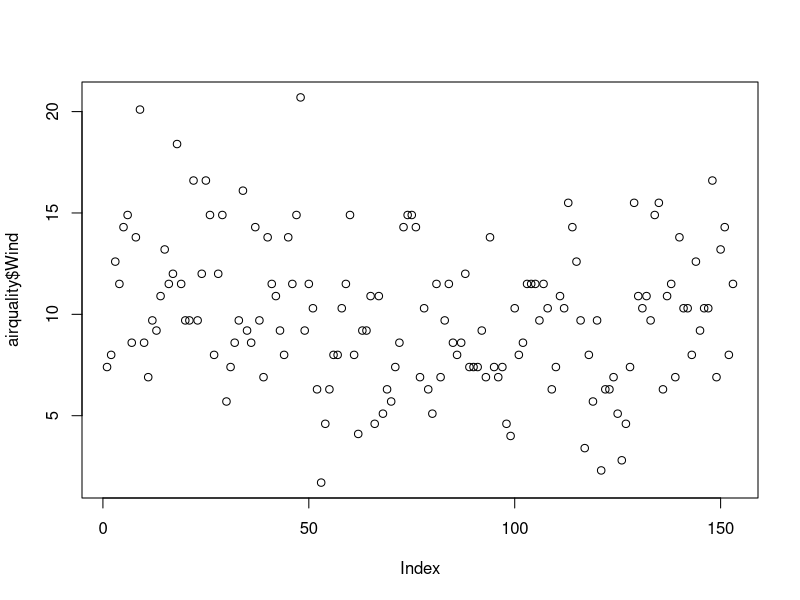
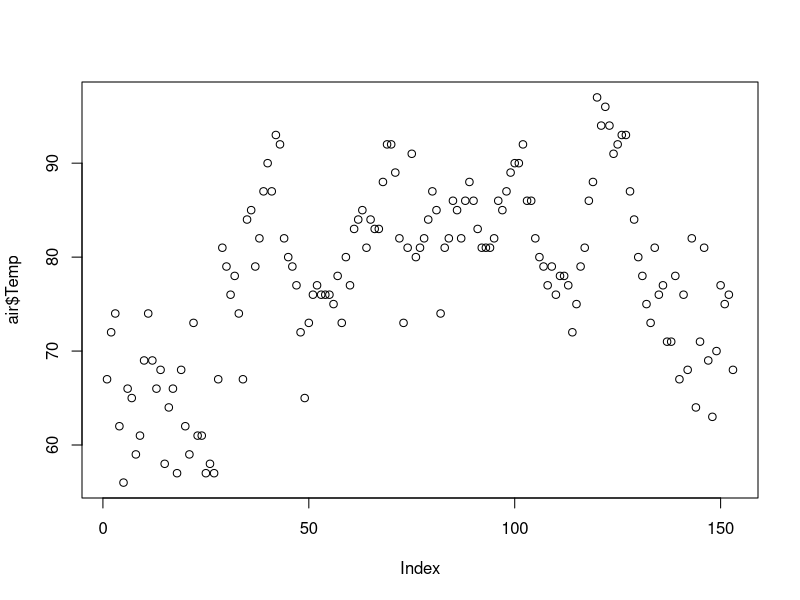

These figures' R source, in order: (Note: this script raises an error after producing the figures.)
1+1
f<-data.frame(2,"a")
## 1
air<- datasets::airquality
air[,2:4]
air[5,c(2,4)]
air$Wind
summary(air)
summary(air$wind)
#plot(airquality$Wind)
plot(airquality$Wind)
plot(air$Temp)
plot(air$Temp,air$Solar.R,air$Ozone,type="p")
plot(air$Ozone ,air$Temp , type = "p")
plot(air$Ozone, xlab = 'concentration of water',ylab = 'depth of water',type = "l",col=('red'))
barplot(air$Ozone ,main = "ozone air", xlab = "concentation" ,ylab = 'depth ' , col = "red" , horiz = F, axes = T )
hist(air$Ozone,col = "blue")        
hist(air$Solar.R, main = "solar",xlab = "earth" ,ylab = "sky",col = "red")
boxplot(air$Ozone)
boxplot(air$Wind)
boxplot(air$Wind,air$Ozone ,col = c("red","blue"), main ="combine")
boxplot(air[,1:4])
boxplot(air[2:20,1:3])
hist(air[5,4])
barplot(air[,4])
par(mfrow = c(4,4),mar=c(2,2,3,3), las=0, bty="o")
plot(air$Ozone)
plot(air$Solar.R,air$Ozone)
plot(air$Ozone,type = 'l')
plot(air$Wind,type = 'p')
barplot(air$Ozone,xlab = "concentration",ylab = "depth",col = "red")
boxplot(air$Ozone)
hist(air$Ozone)
sd(air$Ozone,na.rm = T)
var(air$Wind)
var(air$Wind ,na.rm = F)
var(air$Wind ,na.rm = T)
skewness(air$Temp)
kurtosis(air$Solar.R ,na.rm=T)
##2
e_quakes<-datasets::quakes
head(e_quakes,20)
sd(airquality$Ozone,na.rm = T)
plot(e_quakes$lat,xlab = "xaxis",ylab = "yaxis",col= "pink")
plot(e_quakes$long,e_quakes$mag , type = "l")
barplot(e_quakes[,5])
barplot(e_quakes$stations)
boxplot(e_quakes)
boxplot(e_quakes[,1:4])
boxplot(e_quakes$long)
hist(e_quakes[,4])
hist(e_quakes$lat)
par(mfrow=c(5,5), mar=c(2,1,2,3),bty="n")
plot(e_quakes$lat)
plot(e_quakes$long,e_quakes$mag)
barplot(e_quakes[5,5])
barplot(e_quakes$depth)
boxplot(e_quakes$stations)$out
hist(e_quakes[,3])
sd(e_quakes$lat , na.rm = T)
var(e_quakes$depth, na.rm = T)
skewness(e_quakes$long)
kurtosis(e_quakes$mag)
kurtosis(e_quakes$depth)
## 3
b1<- datasets::beaver1
summary(b1)
plot(b1$temp,b1$activ,xlab = "temp" ,ylab = "activ" ,col ="red",type = "l")
barplot(b1$temp,main = "Tempature",col = "red")
barplot(b1$activ,main = "Activity",col = "red")
barplot(b1$day, b1$activ, main = "Activity",col = "blue")
boxplot(b1$day,b1$activ)$out
boxplot(b1$activ)$out
hist(b1$day)
hist(b1$activ)
sd(b1$time,na.rm = T)
var(b1$temp)
